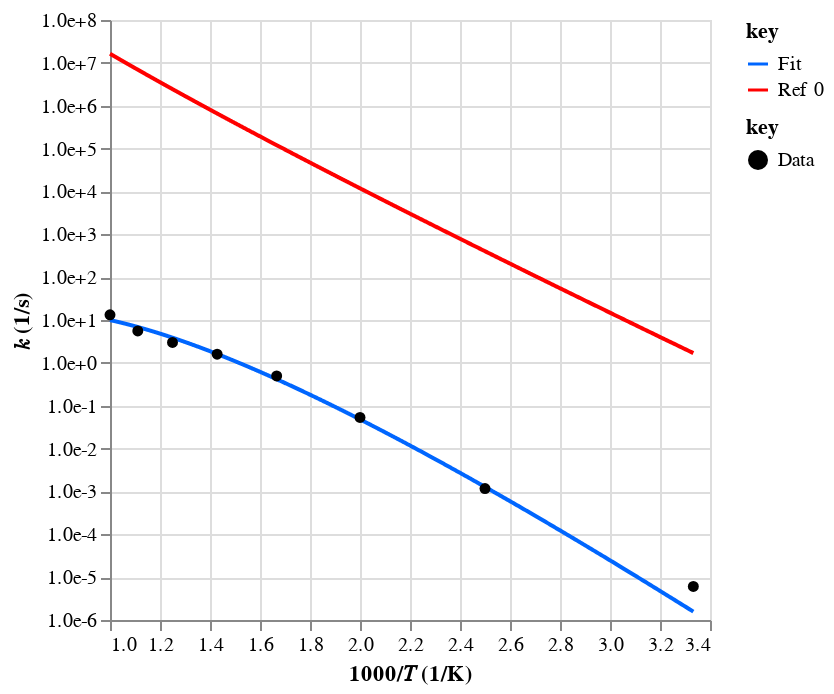
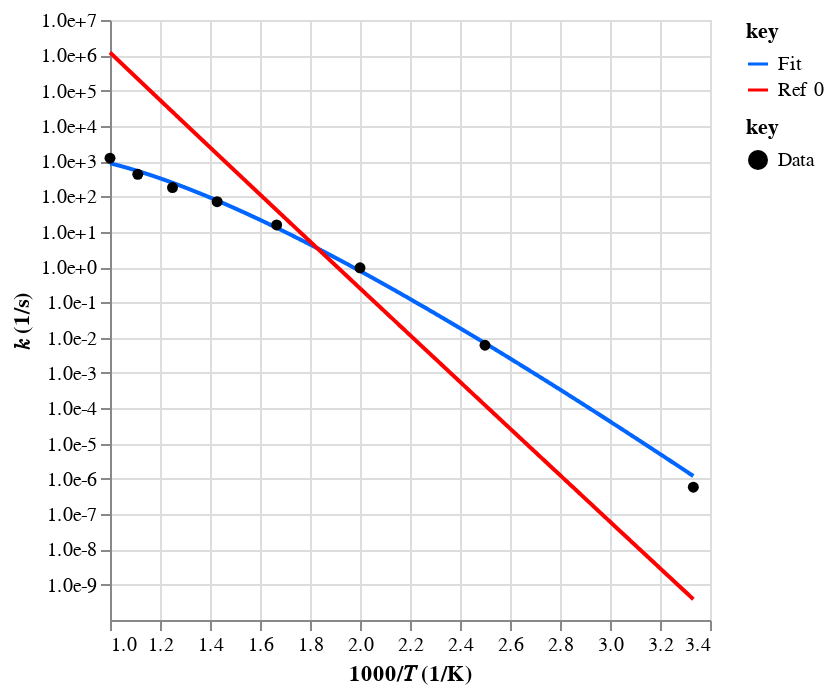
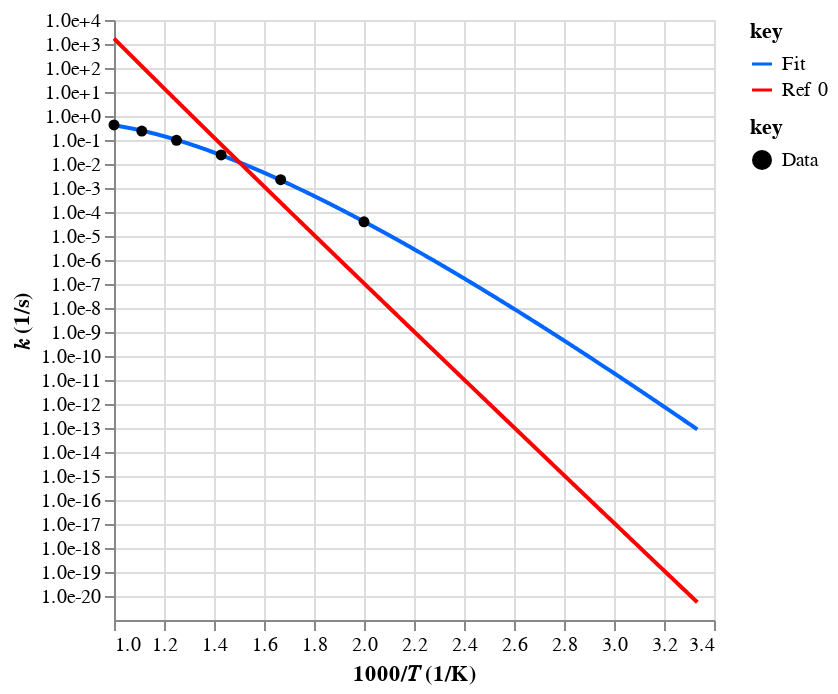
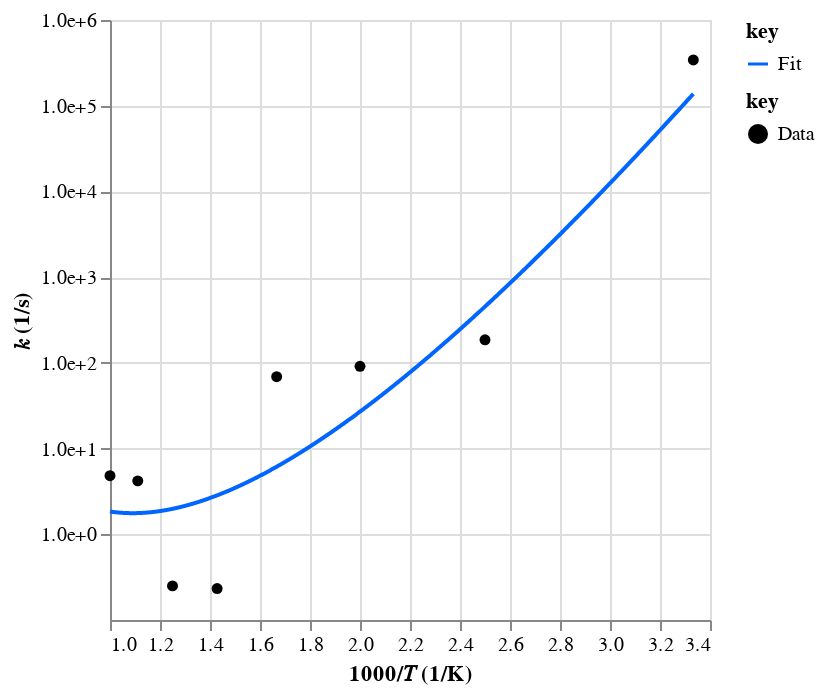

The cell these charts' notebook holds for them, in order:
### Code cell
label_dct = mess.surf.node_label_dict(surf_out)
obj_col = automech.util.df_.c_.temp()

print("Direct rates:")
for rate_key in mess.surf.direct_rate_keys(surf_out):
    eq = mess.surf.edge_chemkin_equation(surf_out, rate_key)
    print(rate_key, eq)

    rate = surf_out.rates[rate_key]
    rate_fit = surf_out.rate_fits[rate_key]

    amchis = list(mit.unique_everseen(automech.reaction_amchis(mech, eq=eq)))
    for amchi in amchis:
        automol.amchi.display_reaction(*amchi)

    ref_rates = ref_labels = []
    if amchis:
        ref_rates = [r.rate for r in automech.reaction_rate_objects(mech, eq)]
        ref_labels = [f"Ref {i}" for i, _ in enumerate(ref_rates)]

    display(
        ac.rate.data.display(
            [rate, rate_fit, *ref_rates],
            T_range=T_range,
            label=["Data", "Fit", *ref_labels],
        )
    )

    key1, key2 = rate_key
    rev_rate_key = (key2, key1)
    min_rate_key = min(
        rate_key, rev_rate_key, key=lambda k: np.nanmedian(branch_frac_dct[k])
    )
    branch_frac_arr = branch_frac_dct[min_rate_key]
    branch_frac = np.nanmedian(branch_frac_arr)
    if rate_key == min_rate_key:
        print(f"Median branching fraction: {branch_frac}")
    else:
        print(f"Median branching fraction: {branch_frac} (reverse direction)")

    print(branch_frac_arr)
    print()

### Figure 1 — Vega-Lite specification as saved in the notebook (floating-point values rounded to 4 significant figures; data arrays with more than 128 entries replaced by an {"elided": "..."} marker saying what was removed)
{"config": {"view": {"continuousWidth": 300, "continuousHeight": 300}}, "layer": [{"data": {"name": "data-7eb57df052c66376a059bcbf8f476e31"}, "mark": {"type": "line"}, "encoding": {"color": {"field": "key", "scale": {"domain": ["Fit", "Ref 0"], "range": ["#0066ff", "#ff0000"]}, "type": "nominal"}, "x": {"field": "x", "scale": {"zero": false}, "title": "1000/𝑇 (1/K)", "type": "quantitative"}, "y": {"axis": {"format": ".1e", "values": [1e-06, 1e-05, 0.0001, 0.001, 0.01, 0.1, 1, 10, 100, 1000, 10000, 100000, 1000000, 10000000, 100000000]}, "field": "value", "scale": {"type": "log"}, "title": "𝑘 (1/s)", "type": "quantitative"}}, "transform": [{"fold": ["Fit", "Ref 0"]}]}, {"data": {"name": "data-e4544f2154479478f1672314a1bd1704"}, "mark": {"type": "point", "filled": true, "opacity": 1}, "encoding": {"color": {"field": "key", "scale": {"domain": ["Data"], "range": ["#000000"]}, "type": "nominal"}, "x": {"field": "x", "scale": {"zero": false}, "title": "1000/𝑇 (1/K)", "type": "quantitative"}, "y": {"axis": {"format": ".1e", "values": [1e-05, 0.0001, 0.001, 0.01, 0.1, 1, 10, 100]}, "field": "value", "scale": {"type": "log"}, "title": "𝑘 (1/s)", "type": "quantitative"}}, "transform": [{"fold": ["Data"]}]}], "resolve": {"scale": {"color": "independent"}}, "$schema": "https://vega.github.io/schema/vega-lite/v5.20.1.json", "datasets": {"data-7eb57df052c66376a059bcbf8f476e31": {"elided": "1000 records"}, "data-e4544f2154479478f1672314a1bd1704": [{"x": 3.333, "Data": 6.06e-06}, {"x": 2.5, "Data": 0.00117}, {"x": 2.0, "Data": 0.0533}, {"x": 1.667, "Data": 0.496}, {"x": 1.429, "Data": 1.59}, {"x": 1.25, "Data": 3.0}, {"x": 1.111, "Data": 5.56}, {"x": 1.0, "Data": 13.2}]}}

### Figure 2 — Vega-Lite specification as saved in the notebook (floating-point values rounded to 4 significant figures; data arrays with more than 128 entries replaced by an {"elided": "..."} marker saying what was removed)
{"config": {"view": {"continuousWidth": 300, "continuousHeight": 300}}, "layer": [{"data": {"name": "data-2ea925b0266171c0c074ac640e350cb1"}, "mark": {"type": "line"}, "encoding": {"color": {"field": "key", "scale": {"domain": ["Fit", "Ref 0"], "range": ["#0066ff", "#ff0000"]}, "type": "nominal"}, "x": {"field": "x", "scale": {"zero": false}, "title": "1000/𝑇 (1/K)", "type": "quantitative"}, "y": {"axis": {"format": ".1e", "values": [1e-09, 1e-08, 1e-07, 1e-06, 1e-05, 0.0001, 0.001, 0.01, 0.1, 1, 10, 100, 1000, 10000, 100000, 1000000, 10000000]}, "field": "value", "scale": {"type": "log"}, "title": "𝑘 (1/s)", "type": "quantitative"}}, "transform": [{"fold": ["Fit", "Ref 0"]}]}, {"data": {"name": "data-a15bb7090e45acd2719492d738e1fd4a"}, "mark": {"type": "point", "filled": true, "opacity": 1}, "encoding": {"color": {"field": "key", "scale": {"domain": ["Data"], "range": ["#000000"]}, "type": "nominal"}, "x": {"field": "x", "scale": {"zero": false}, "title": "1000/𝑇 (1/K)", "type": "quantitative"}, "y": {"axis": {"format": ".1e", "values": [1e-06, 1e-05, 0.0001, 0.001, 0.01, 0.1, 1, 10, 100, 1000, 10000]}, "field": "value", "scale": {"type": "log"}, "title": "𝑘 (1/s)", "type": "quantitative"}}, "transform": [{"fold": ["Data"]}]}], "resolve": {"scale": {"color": "independent"}}, "$schema": "https://vega.github.io/schema/vega-lite/v5.20.1.json", "datasets": {"data-2ea925b0266171c0c074ac640e350cb1": {"elided": "1000 records"}, "data-a15bb7090e45acd2719492d738e1fd4a": [{"x": 3.333, "Data": 5.78e-07}, {"x": 2.5, "Data": 0.00609}, {"x": 2.0, "Data": 0.9531}, {"x": 1.667, "Data": 15.62}, {"x": 1.429, "Data": 71.08}, {"x": 1.25, "Data": 179.4}, {"x": 1.111, "Data": 426.0}, {"x": 1.0, "Data": 1218.0}]}}

### Figure 3 — Vega-Lite specification as saved in the notebook (floating-point values rounded to 4 significant figures; data arrays with more than 128 entries replaced by an {"elided": "..."} marker saying what was removed)
{"config": {"view": {"continuousWidth": 300, "continuousHeight": 300}}, "layer": [{"data": {"name": "data-c0e80a451bc9ba4d7c14f5c4825642cf"}, "mark": {"type": "line"}, "encoding": {"color": {"field": "key", "scale": {"domain": ["Fit", "Ref 0"], "range": ["#0066ff", "#ff0000"]}, "type": "nominal"}, "x": {"field": "x", "scale": {"zero": false}, "title": "1000/𝑇 (1/K)", "type": "quantitative"}, "y": {"axis": {"format": ".1e", "values": [1e-20, 1e-19, 1e-18, 1e-17, 1e-16, 1e-15, 1e-14, 1e-13, 1e-12, 1e-11, 1e-10, 1e-09, 1e-08, 1e-07, 1e-06, 1e-05, 0.0001, 0.001, 0.01, 0.1, 1, 10, 100, 1000, 10000]}, "field": "value", "scale": {"type": "log"}, "title": "𝑘 (1/s)", "type": "quantitative"}}, "transform": [{"fold": ["Fit", "Ref 0"]}]}, {"data": {"name": "data-ffb5f906a64280b96123a196b578d033"}, "mark": {"type": "point", "filled": true, "opacity": 1}, "encoding": {"color": {"field": "key", "scale": {"domain": ["Data"], "range": ["#000000"]}, "type": "nominal"}, "x": {"field": "x", "scale": {"zero": false}, "title": "1000/𝑇 (1/K)", "type": "quantitative"}, "y": {"axis": {"format": ".1e", "values": [0.0001, 0.001, 0.01, 0.1, 1, 10]}, "field": "value", "scale": {"type": "log"}, "title": "𝑘 (1/s)", "type": "quantitative"}}, "transform": [{"fold": ["Data"]}]}], "resolve": {"scale": {"color": "independent"}}, "$schema": "https://vega.github.io/schema/vega-lite/v5.20.1.json", "datasets": {"data-c0e80a451bc9ba4d7c14f5c4825642cf": {"elided": "1000 records"}, "data-ffb5f906a64280b96123a196b578d033": [{"x": 3.333, "Data": null}, {"x": 2.5, "Data": null}, {"x": 2.0, "Data": 3.9e-05}, {"x": 1.667, "Data": 0.00221}, {"x": 1.429, "Data": 0.0239}, {"x": 1.25, "Data": 0.0974}, {"x": 1.111, "Data": 0.236}, {"x": 1.0, "Data": 0.424}]}}

### Figure 4 — Vega-Lite specification as saved in the notebook (floating-point values rounded to 4 significant figures; data arrays with more than 128 entries replaced by an {"elided": "..."} marker saying what was removed)
{"config": {"view": {"continuousWidth": 300, "continuousHeight": 300}}, "layer": [{"data": {"name": "data-64e4651660eda9bfe9917e34cf56067f"}, "mark": {"type": "line"}, "encoding": {"color": {"field": "key", "scale": {"domain": ["Fit"], "range": ["#0066ff"]}, "type": "nominal"}, "x": {"field": "x", "scale": {"zero": false}, "title": "1000/𝑇 (1/K)", "type": "quantitative"}, "y": {"axis": {"format": ".1e", "values": [1, 10, 100, 1000, 10000, 100000, 1000000]}, "field": "value", "scale": {"type": "log"}, "title": "𝑘 (1/s)", "type": "quantitative"}}, "transform": [{"fold": ["Fit"]}]}, {"data": {"name": "data-4ff8682a5e6866c4ea715e7793eb3c55"}, "mark": {"type": "point", "filled": true, "opacity": 1}, "encoding": {"color": {"field": "key", "scale": {"domain": ["Data"], "range": ["#000000"]}, "type": "nominal"}, "x": {"field": "x", "scale": {"zero": false}, "title": "1000/𝑇 (1/K)", "type": "quantitative"}, "y": {"axis": {"format": ".1e", "values": [0.1, 1, 10, 100, 1000, 10000, 100000, 1000000, 10000000]}, "field": "value", "scale": {"type": "log"}, "title": "𝑘 (1/s)", "type": "quantitative"}}, "transform": [{"fold": ["Data"]}]}], "resolve": {"scale": {"color": "independent"}}, "$schema": "https://vega.github.io/schema/vega-lite/v5.20.1.json", "datasets": {"data-64e4651660eda9bfe9917e34cf56067f": {"elided": "1000 records"}, "data-4ff8682a5e6866c4ea715e7793eb3c55": [{"x": 3.333, "Data": 342000.0}, {"x": 2.5, "Data": 186.0}, {"x": 2.0, "Data": 91.2}, {"x": 1.667, "Data": 69.0}, {"x": 1.429, "Data": 0.233}, {"x": 1.25, "Data": 0.25}, {"x": 1.111, "Data": 4.2}, {"x": 1.0, "Data": 4.82}]}}
